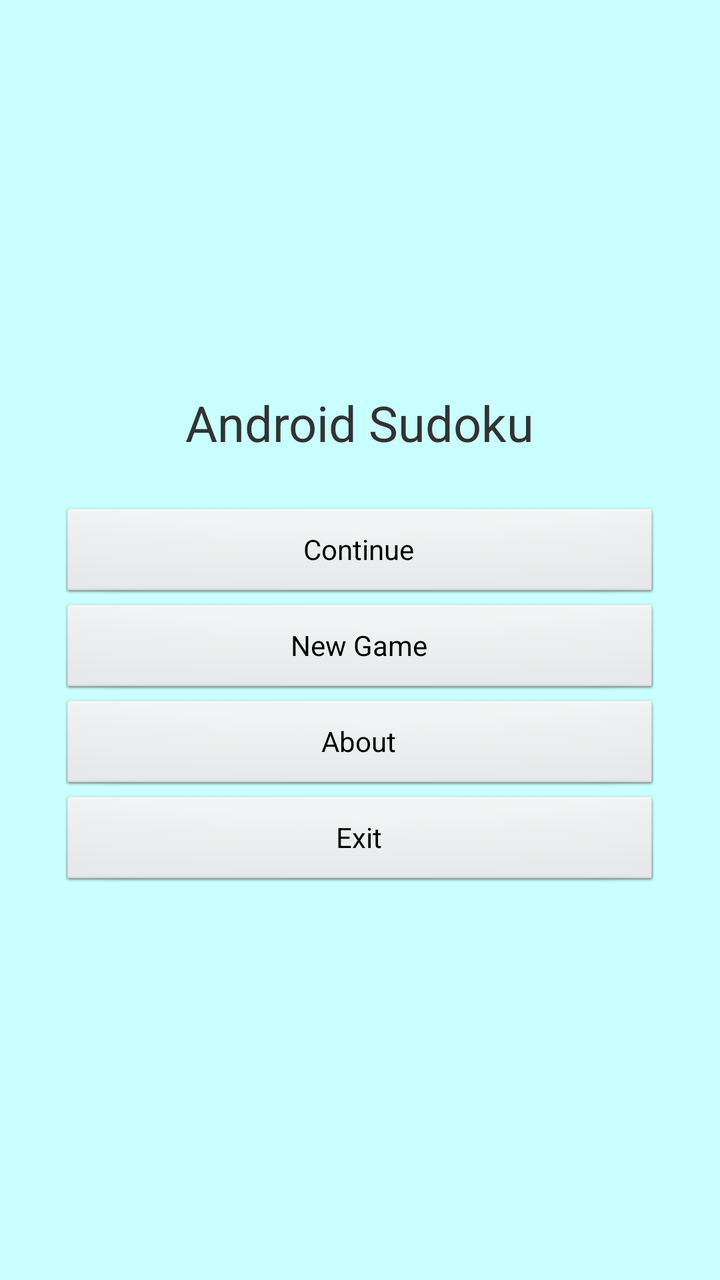
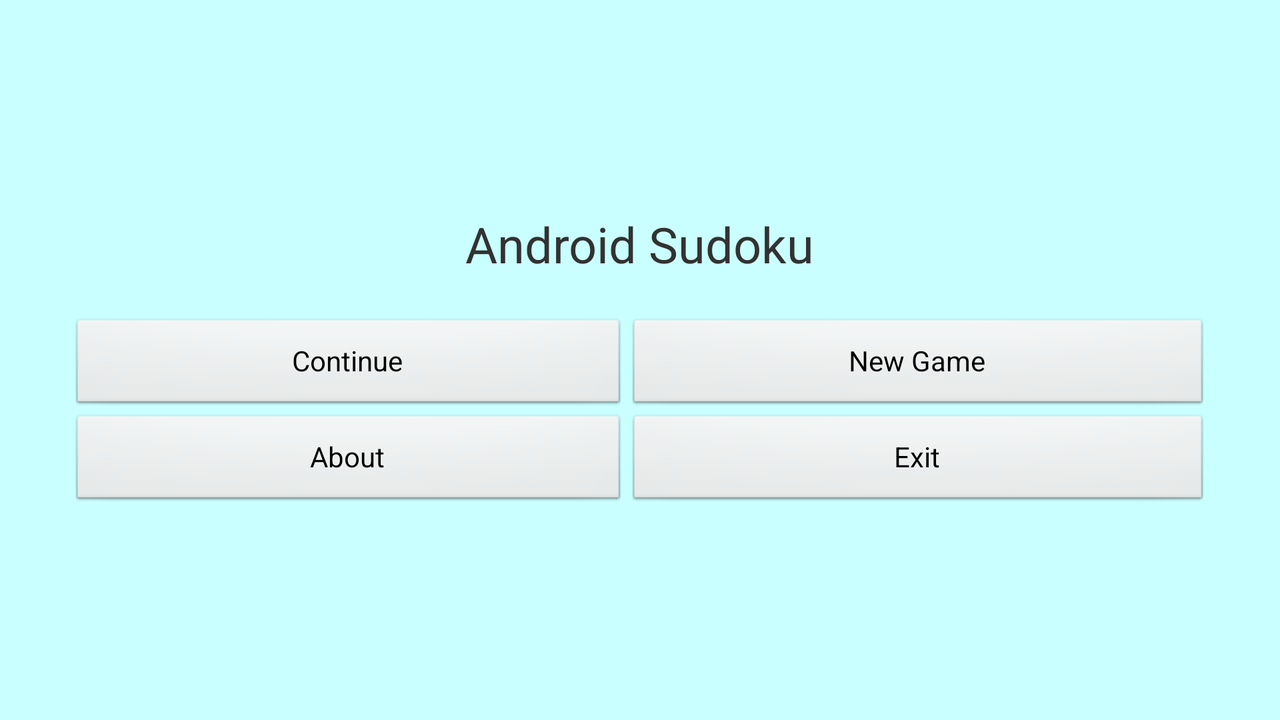

The same Android screen from two of the app's own layout files: first res/layout/ as a phone draws it, then the repository's variant for another configuration, drawn on a device whose configuration selects that folder. Both files follow.
<!-- AndroidManifest.xml: application theme AppTheme -->
<!-- res/layout/activity_main.xml -->
<LinearLayout
	xmlns:android="http://schemas.android.com/apk/res/android"
	android:orientation="vertical"
	android:layout_width="fill_parent"
	android:layout_height="fill_parent"
	android:background="@color/background"
	android:gravity="center"
	android:padding="30dip">
	<TextView
		android:layout_width="wrap_content"
		android:layout_height="wrap_content"
		android:text="@string/main_title"
		android:layout_marginBottom="25dip"
		android:textSize="24.5sp" />
	<Button
		android:id="@+id/continue_button"
		android:layout_width="fill_parent"
		android:layout_height="wrap_content"
		android:text="@string/continue_label" />
	<Button
		android:id="@+id/new_button"
		android:layout_width="fill_parent"
		android:layout_height="wrap_content"
		android:text="@string/new_game_label" />
	<Button
		android:id="@+id/about_button"
		android:layout_width="fill_parent"
		android:layout_height="wrap_content"
		android:text="@string/about_label" />
	<Button
		android:id="@+id/exit_button"
		android:layout_width="fill_parent"
		android:layout_height="wrap_content"
		android:text="@string/exit_label" />
</LinearLayout>
<!-- resources referenced by this layout -->
<resources>
  <color name="background">#3500ffff</color>
  <string name="about_label">About</string>
  <string name="continue_label">Continue</string>
  <string name="exit_label">Exit</string>
  <string name="main_title">Android Sudoku</string>
  <string name="new_game_label">New Game</string>
  <style name="AppTheme" parent="AppBaseTheme">
          
      </style>
  <style name="AppBaseTheme" parent="android:Theme.Light">
          
      </style>
</resources>
<!-- res/layout-land/activity_main.xml (the repository's variant of the layout above) -->
<!-- drawn on the phone turned sideways -->
<LinearLayout
	xmlns:android="http://schemas.android.com/apk/res/android"
	android:orientation="vertical"
	android:layout_width="fill_parent"
	android:layout_height="fill_parent"
	android:background="@color/background"
	android:gravity="center"
	android:padding="35dip">
	<TextView
		android:text="@string/main_title"
		android:layout_height="wrap_content"
		android:layout_width="wrap_content"
		android:layout_gravity="center"
		android:layout_marginBottom="20dip"
		android:textSize="24.5sp" />
		<TableLayout
			android:layout_height="wrap_content"
			android:layout_width="wrap_content"
			android:layout_gravity="center"
			android:stretchColumns="*">
		<TableRow>
		<Button
			android:id="@+id/continue_button"
			android:text="@string/continue_label" />
		<Button
			android:id="@+id/new_button"
			android:text="@string/new_game_label" />
		</TableRow>
		<TableRow>
		<Button
			android:id="@+id/about_button"
			android:text="@string/about_label" />
		<Button
			android:id="@+id/exit_button"
			android:text="@string/exit_label" />
		</TableRow>
	</TableLayout>
</LinearLayout>
